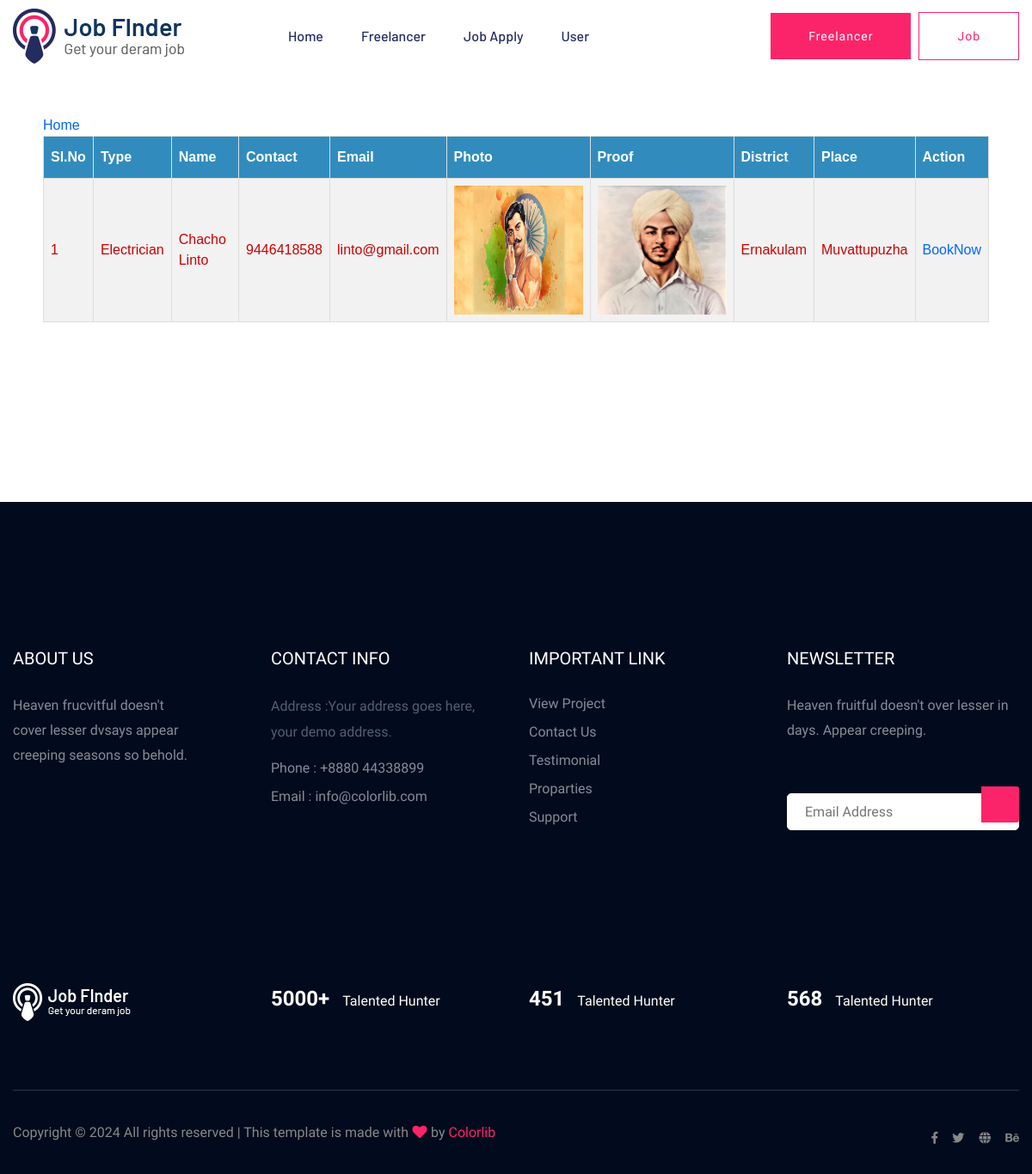
The page /User/freelancerList/ on the database its author committed.
### Guest/models.py (models this page shows)
class tbl_freelancer(models.Model):
    freelancer_name=models.CharField(max_length=50)
    freelancer_contact=models.CharField(max_length=50)
    freelancer_email=models.CharField(max_length=50)
    freelancer_password=models.CharField(max_length=50)
    place = models.ForeignKey(tbl_place, on_delete=models.CASCADE)
    freelancertype = models.ForeignKey(tbl_freelancertype, on_delete=models.CASCADE)
    freelancer_photo = models.FileField(upload_to='Assets/FreeLancerDocs/')
    freelancer_proof = models.FileField(upload_to='Assets/FreeLancerDocs/')
    freelancer_status = models.IntegerField(default="0")

### Admin/models.py (models this page shows)
class tbl_freelancertype(models.Model):
    freelancertype_name=models.CharField(max_length=50)

class tbl_place(models.Model):
    place_name=models.CharField(max_length=50)
    district=models.ForeignKey(tbl_district,on_delete=models.CASCADE)

class tbl_district(models.Model):
    district_name=models.CharField(max_length=50)

### User/views.py (the view)
# urls.py: path('freelancerList/',views.freelancerList,name="freelancerList"),
def freelancerList(request):
    userdata = tbl_freelancer.objects.filter(freelancer_status=1)
    return render(request,"User/SearchFreeLancer.html",{"userdata":userdata})

### User/Templates/User/SearchFreeLancer.html (shortened to what this page needs)
{% extends 'User/Header.html' %}
{% load static %}
{% block content %}
<!DOCTYPE html>
<html lang="en">
<head>
</head>
<body>
    <a href="{% url 'User:homepage' %}">Home</a>
    <table>
    <tr>
        <th>Sl.No</th>
        <th>Type</th>
        <th>Name</th>
        <th>Contact</th>
        <th>Email</th>
        <th>Photo</th>
        <th>Proof</th>
        <th>District</th>
        <th>Place</th>
        <th>Action</th>
    </tr>
    {% for i in userdata %}
    <tr>
        <td>{{forloop.counter}}</td>
        <td>{{i.freelancertype.freelancertype_name}}</td>
        <td>{{i.freelancer_name}}</td>
        <td>{{i.freelancer_contact}}</td>
        <td>{{i.freelancer_email}}</td>
        <td><img src="{{i.freelancer_photo.url}}" width="150" height="150" alt=""></td>
        <td><img src="{{i.freelancer_proof.url}}" width="150" height="150" alt=""></td>
        <td>{{i.place.district.district_name}}</td>
        <td>{{i.place.place_name}}</td>
            <td><a href="{% url 'User:bookFreelancer' i.id %}">BookNow</a></td>
        </tr>
        {% endfor %}
    </table>
</body>
</html>
{% endblock content %}

### User/Templates/User/Header.html (shortened to what this page needs)
{% load static %}
<!doctype html>
<html class="no-js" lang="zxx">
<head>
    <link rel="stylesheet" href="{% static 'Main/assets/css/bootstrap.min.css' %}">
    <link rel="stylesheet" href="{% static 'Main/assets/css/owl.carousel.min.css' %}">
    <link rel="stylesheet" href="{% static 'Main/assets/css/flaticon.css' %}">
    <link rel="stylesheet" href="{% static 'Main/assets/css/price_rangs.css' %}">
    <link rel="stylesheet" href="{% static 'Main/assets/css/slicknav.css' %}">
    <link rel="stylesheet" href="{% static 'Main/assets/css/animate.min.css' %}">
    <link rel="stylesheet" href="{% static 'Main/assets/css/magnific-popup.css' %}">
    <link rel="stylesheet" href="{% static 'Main/assets/css/fontawesome-all.min.css' %}">
    <link rel="stylesheet" href="{% static 'Main/assets/css/themify-icons.css' %}">
    <link rel="stylesheet" href="{% static 'Main/assets/css/slick.css' %}">
    <link rel="stylesheet" href="{% static 'Main/assets/css/nice-select.css' %}">
    <link rel="stylesheet" href="{% static 'Main/assets/css/style.css' %}">
    <link rel="stylesheet" href="{% static 'Form.css' %}">
</head>
<body>
    <header>
        <div class="header-area header-transparrent">
            <div class="headder-top header-sticky">
                <div class="container">
                    <div class="row align-items-center">
                        <div class="col-lg-3 col-md-2">
                            <div class="logo">
                                <a href="index.html"><img src="{% static 'Main/assets/img/logo/logo.png' %}" alt=""></a>
                            </div>
                        </div>
                        <div class="col-lg-9 col-md-9">
                            <div class="menu-wrapper">
                                <div class="main-menu">
                                    <nav class="d-none d-lg-block">
                                        <ul id="navigation">
                                            <li><a href="{% url 'User:homepage' %}">Home</a></li>
                                            <li><a href="#">Freelancer</a>
                                            </li>
                                            <li><a href="#">Job Apply</a>
                                            </li>
                                            <li><a href="#">User</a>
                                            </li>
                                        </ul>
                                    </nav>
                                </div>
                                <div class="header-btn d-none f-right d-lg-block">
                                    <a href="{% url 'User:freelancerList' %}" class="btn head-btn1">Freelancer</a>
                                    <a href="{% url 'User:SearchJob' %}" class="btn head-btn2">Job</a>
                                </div>
                            </div>
                        </div>
                        <div class="col-12">
                        </div>
                    </div>
                </div>
            </div>
        </div>
    </header>
    <main>
        <div class="slider-area " style="min-height: 500px;padding: 50px;" id="tab">
            {% block content %}
            {% endblock content %}
        </div>
    </main>
    <footer>
        <div class="footer-area footer-bg footer-padding">
            <div class="container">
                <div class="row d-flex justify-content-between">
                    <div class="col-xl-3 col-lg-3 col-md-4 col-sm-6">
                        <div class="single-footer-caption mb-50">
                            <div class="single-footer-caption mb-30">
                                <div class="footer-tittle">
                                    <h4>About Us</h4>
                                    <div class="footer-pera">
                                        <p>Heaven frucvitful doesn't cover lesser dvsays appear creeping seasons so
                                            behold.</p>
                                    </div>
                                </div>
                            </div>
                        </div>
                    </div>
                    <div class="col-xl-3 col-lg-3 col-md-4 col-sm-5">
                        <div class="single-footer-caption mb-50">
                            <div class="footer-tittle">
                                <h4>Contact Info</h4>
                                <ul>
                                    <li>
                                        <p>Address :Your address goes
                                            here, your demo address.</p>
                                    </li>
                                    <li><a href="#">Phone : +8880 44338899</a></li>
                                    <li><a href="#">Email : info@colorlib.com</a></li>
                                </ul>
                            </div>
                        </div>
                    </div>
                    <div class="col-xl-3 col-lg-3 col-md-4 col-sm-5">
                        <div class="single-footer-caption mb-50">
                            <div class="footer-tittle">
                                <h4>Important Link</h4>
                                <ul>
                                    <li><a href="#"> View Project</a></li>
                                    <li><a href="#">Contact Us</a></li>
                                    <li><a href="#">Testimonial</a></li>
                                    <li><a href="#">Proparties</a></li>
                                    <li><a href="#">Support</a></li>
                                </ul>
                            </div>
                        </div>
                    </div>
                    <div class="col-xl-3 col-lg-3 col-md-4 col-sm-5">
                        <div class="single-footer-caption mb-50">
                            <div class="footer-tittle">
                                <h4>Newsletter</h4>
                                <div class="footer-pera footer-pera2">
                                    <p>Heaven fruitful doesn't over lesser in days. Appear creeping.</p>
                                </div>
                                <div class="footer-form">
                                    <div id="mc_embed_signup">
                                        <form target="_blank"
                                            action="https://spondonit.us12.list-manage.com/subscribe/post?u=1462626880ade1ac87bd9c93a&amp;id=92a4423d01"
                                            method="get" class="subscribe_form relative mail_part">
                                            <input type="email" name="email" id="newsletter-form-email"
                                                placeholder="Email Address" class="placeholder hide-on-focus"
                                                onfocus="this.placeholder = ''"
                                                onblur="this.placeholder = ' Email Address '">
                                            <div class="form-icon">
                                                <button type="submit" name="submit" id="newsletter-submit"
                                                    class="email_icon newsletter-submit button-contactForm"><img
                                                        alt=""></button>
                                            </div>
                                        </form>
                                    </div>
                                </div>
                            </div>
                        </div>
                    </div>
                </div>
                <div class="row footer-wejed justify-content-between">
                    <div class="col-xl-3 col-lg-3 col-md-4 col-sm-6">
                        <div class="footer-logo mb-20">
                            <a href="index.html"><img src="{% static 'Main/assets/img/logo/logo2_footer.png' %}"
                                    alt=""></a>
                        </div>
                    </div>
                    <div class="col-xl-3 col-lg-3 col-md-4 col-sm-5">
                        <div class="footer-tittle-bottom">
                            <span>5000+</span>
                            <p>Talented Hunter</p>
                        </div>
                    </div>
                    <div class="col-xl-3 col-lg-3 col-md-4 col-sm-5">
                        <div class="footer-tittle-bottom">
                            <span>451</span>
                            <p>Talented Hunter</p>
                        </div>
                    </div>
                    <div class="col-xl-3 col-lg-3 col-md-4 col-sm-5">
                        <div class="footer-tittle-bottom">
                            <span>568</span>
                            <p>Talented Hunter</p>
                        </div>
                    </div>
                </div>
            </div>
        </div>
        <div class="footer-bottom-area footer-bg">
            <div class="container">
                <div class="footer-border">
                    <div class="row d-flex justify-content-between align-items-center">
                        <div class="col-xl-10 col-lg-10 ">
                            <div class="footer-copy-right">
                                <p>
                                    Copyright &copy;
                                    <script>document.write(new Date().getFullYear());</script> All rights reserved |
                                    This template is made with <i class="fa fa-heart" aria-hidden="true"></i> by <a
                                        href="https://colorlib.com" target="_blank">Colorlib</a>
                                </p>
                            </div>
                        </div>
                        <div class="col-xl-2 col-lg-2">
                            <div class="footer-social f-right">
                                <a href="#"><i class="fab fa-facebook-f"></i></a>
                                <a href="#"><i class="fab fa-twitter"></i></a>
                                <a href="#"><i class="fas fa-globe"></i></a>
                                <a href="#"><i class="fab fa-behance"></i></a>
                            </div>
                        </div>
                    </div>
                </div>
            </div>
        </div>
    </footer>
</body>
</html>

### Guest/static/Form.css (style rules this page uses)
#tab { font-family: "Trebuchet MS", Arial, Helvetica, sans-serif; border-collapse: collapse; width: 100%; }
#tab td, #tab th { border: 1px solid #ddd; padding: 8px; color: #C00; }
#tab a { color:#06F; }
#tab tr:nth-child(even) { background-color: #f2f2f2; }
#tab th { padding-top: 12px; padding-bottom: 12px; text-align: left; background-color: #318CBD; color: white; }
input[type=text],[type=password],[type=email],[type=date], select { width: 100%; padding: 12px 20px; margin: 8px 0; display: inline-block; border: 1px solid #ccc; border-radius: 4px; box-sizing: border-box; }

### rows shown on the page
tbl_freelancer: freelancertype.freelancertype_name "Electrician", freelancer_name "Chacho Linto", freelancer_contact "9446418588", freelancer_email "linto@gmail.com", freelancer_photo (picture), freelancer_proof (picture), place.district.district_name "Ernakulam", place.place_name "Muvattupuzha"
